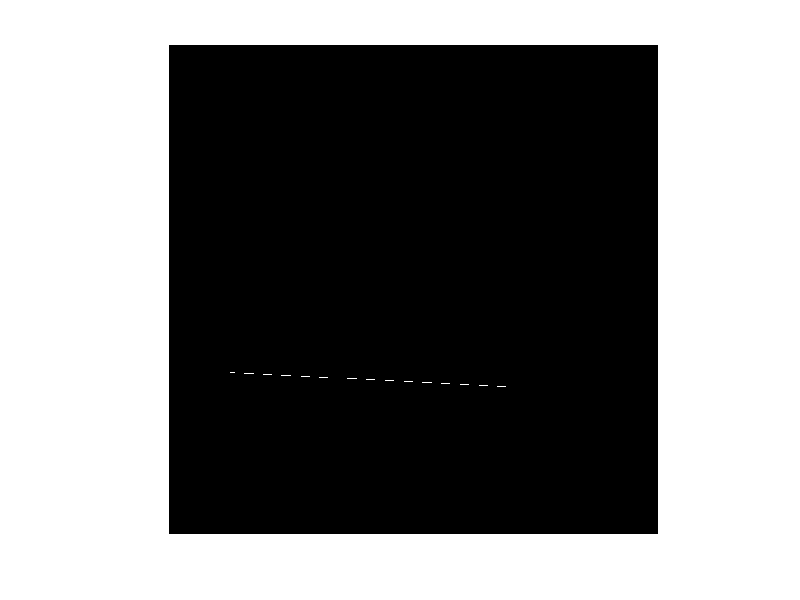

MATLAB code to generate this figure:
% Draw line between two point
clc; clear;close
img = zeros(1000,1000);
p2 = [700,700];
p1 = [670,125];
m = ((p2(2) - p1(2)) / (p2(1) - p1(1)));
step = 0.05;
if(p2(1) > p1(1))
    step = -0.05;
end
for x = p2(1) : step : p1(1)
    y = m * (x - p2(1)) + p2(2);
    y = round(y);
    x = round(x);
    img(x,y) = 255;
end
img(p1(1),p1(2)) = 255;
img(p2(1), p2(2)) = 255;
img = uint8(img);
imshow(img);
